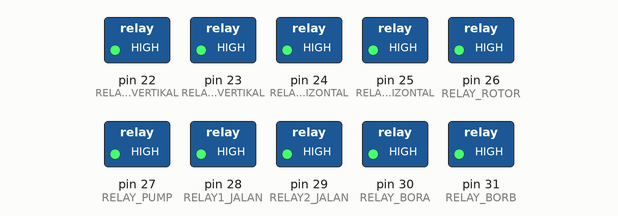
Bench run of a sketch on a simulated Arduino Mega 2560, built with avr-gcc and run on an emulated ATmega2560. Shown: switched loads named in the sketch (green lamp = pin HIGH).

Above: at 0.5 s.
At 3.5 s:
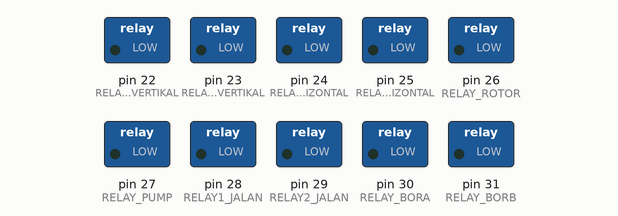
Timing chart, 0 to 4.6 s (numbered marks = the images above):
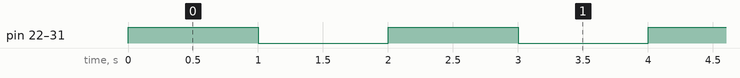

Measured:
- by itself, pin 22 (RELAY1_VERTIKAL), pin 23 (RELAY2_VERTIKAL), pin 24 (RELAY1_HORIZONTAL), pin 25 (RELAY2_HORIZONTAL), pin 26 (RELAY_ROTOR), pin 27 (RELAY_PUMP), pin 28 (RELAY1_JALAN), pin 29 (RELAY2_JALAN), pin 30 (RELAY_BORA), pin 31 (RELAY_BORB): alternates HIGH for 1.0 s and LOW for 1.0 s

The sketch:

Testing_relay.ino
```cpp
// Self defined Pin
#define SensorProximity    8
#define RELAY1_VERTIKAL    22
#define RELAY2_VERTIKAL    23
#define RELAY1_HORIZONTAL  24
#define RELAY2_HORIZONTAL  25
#define RELAY1_JALAN       28
#define RELAY2_JALAN       29
#define RELAY_ROTOR        26
#define RELAY_PUMP         27
#define RELAY_BORA         30
#define RELAY_BORB         31
#define IR_SENSOR          9
#define DELAY_MOTOR        100
#define DELAY_ROTOR        1000
#define DELAY_PUMP         2000
#define MY_ADDRESS         8

#define KANAN   1
#define TENGAH  2
#define KIRI    3

long durasi_kanan, durasi_kiri, durasi_tengah, long_kanan, long_kiri, long_tengah;
byte ir_sensor;

void setup() {

    //Bagian Mekanisme Gerak
    pinMode(RELAY1_VERTIKAL, OUTPUT);
    pinMode(RELAY2_VERTIKAL, OUTPUT);
    pinMode(RELAY1_HORIZONTAL, OUTPUT);
    pinMode(RELAY2_HORIZONTAL, OUTPUT);
    pinMode(RELAY1_JALAN, OUTPUT);
    pinMode(RELAY2_JALAN, OUTPUT);
    pinMode(RELAY_ROTOR, OUTPUT);
    pinMode(RELAY_PUMP, OUTPUT);
    pinMode(RELAY_BORA, OUTPUT);
    pinMode(RELAY_BORB, OUTPUT);
    Disable_Relay();
    Serial.begin(9600);
}

// error relay jalan -> hardware
// error relay horizontal -> hardware/software
//

void loop() {

    digitalWrite(RELAY1_VERTIKAL, HIGH);
    digitalWrite(RELAY2_VERTIKAL, HIGH);
    digitalWrite(RELAY1_HORIZONTAL, HIGH);
    digitalWrite(RELAY2_HORIZONTAL, HIGH);
    digitalWrite(RELAY1_JALAN, HIGH);
    digitalWrite(RELAY2_JALAN, HIGH);
    digitalWrite(RELAY_ROTOR, HIGH);
    digitalWrite(RELAY_PUMP, HIGH);
    digitalWrite(RELAY_BORA, HIGH);
    digitalWrite(RELAY_BORB, HIGH);
    delay(1000);
    digitalWrite(RELAY1_VERTIKAL, LOW);
    digitalWrite(RELAY2_VERTIKAL, LOW);
    digitalWrite(RELAY1_HORIZONTAL, LOW);
    digitalWrite(RELAY2_HORIZONTAL, LOW);
    digitalWrite(RELAY1_JALAN, LOW);
    digitalWrite(RELAY2_JALAN, LOW);
    digitalWrite(RELAY_ROTOR, LOW);
    digitalWrite(RELAY_PUMP, LOW);
    digitalWrite(RELAY_BORA, LOW);
    digitalWrite(RELAY_BORB, LOW);
    delay(1000);
}

void stopper(){
    digitalWrite(RELAY1_VERTIKAL, LOW);
    digitalWrite(RELAY2_VERTIKAL, LOW);
    digitalWrite(RELAY1_HORIZONTAL, LOW);
    digitalWrite(RELAY2_HORIZONTAL, LOW);
    digitalWrite(RELAY1_JALAN, LOW);
    digitalWrite(RELAY2_JALAN, LOW);
    digitalWrite(RELAY_ROTOR, LOW);
    digitalWrite(RELAY_PUMP, LOW);
    digitalWrite(RELAY_BORA, LOW);
    digitalWrite(RELAY_BORB, LOW);
    delay(250);
}

void Disable_Relay(){
  digitalWrite(RELAY1_JALAN,LOW);
  digitalWrite(RELAY2_JALAN,LOW);
  digitalWrite(RELAY1_HORIZONTAL,LOW);
  digitalWrite(RELAY2_HORIZONTAL,LOW);
  digitalWrite(RELAY1_VERTIKAL,LOW);
  digitalWrite(RELAY2_VERTIKAL,LOW);
  digitalWrite(RELAY_ROTOR,LOW);
  digitalWrite(RELAY_PUMP,LOW);
}

void Jalan_Maju(){
  digitalWrite(RELAY1_JALAN,HIGH);
  digitalWrite(RELAY2_JALAN,LOW);
  delay(DELAY_MOTOR);
}

void Jalan_Mundur(){
  digitalWrite(RELAY1_JALAN,LOW);
  digitalWrite(RELAY2_JALAN,HIGH);
  delay(DELAY_MOTOR);
}

void Jalan_Kanan(){
  digitalWrite(RELAY1_HORIZONTAL,HIGH);
  digitalWrite(RELAY2_HORIZONTAL,LOW);
  delay(DELAY_MOTOR);
}

void Jalan_Kiri(){
  digitalWrite(RELAY1_HORIZONTAL,LOW);
  digitalWrite(RELAY2_HORIZONTAL,HIGH);
  delay(DELAY_MOTOR);
}

void Jalan_Bawah(){
  digitalWrite(RELAY1_VERTIKAL,HIGH);
  digitalWrite(RELAY2_VERTIKAL,LOW);
  Bor_CounterClockwise();
  delay(DELAY_MOTOR);
}

void Jalan_Atas(){
  digitalWrite(RELAY1_VERTIKAL,LOW);
  digitalWrite(RELAY2_VERTIKAL,HIGH);
  Bor_Clockwise();
  delay(DELAY_MOTOR);
}

void Jalan_Rotor_ON(){
  digitalWrite(RELAY_ROTOR,HIGH);
  delay(DELAY_ROTOR);
}

void Jalan_Rotor_OFF(){
  digitalWrite(RELAY_ROTOR,LOW);
  delay(DELAY_ROTOR);
}

void Jalan_Pump_ON(){
  digitalWrite(RELAY_PUMP,HIGH);
  delay(DELAY_PUMP);
}

void Jalan_Pump_OFF(){
  digitalWrite(RELAY_PUMP,LOW);
  delay(DELAY_PUMP);
}

void Bor_Clockwise(){
  digitalWrite(RELAY_BORA,HIGH);
  digitalWrite(RELAY_BORB,LOW);
}

void Bor_CounterClockwise(){
  digitalWrite(RELAY_BORA,LOW);
  digitalWrite(RELAY_BORB,HIGH);
}

void IR_Read(){
  ir_sensor = digitalRead(IR_SENSOR);
  Serial.print("Sensor Stopper");
  Serial.println(ir_sensor);
}
```
